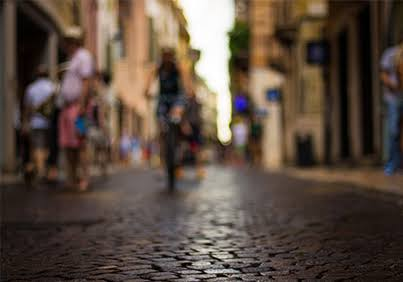
#> input picture 3.Hafta/input.jpg, 403 x 282 px, found by its file name
$ python task4_renk_uzaylari_donusum.py
#> lines starting #> are read from the running program, lines starting #| are printed output that depends on the picture
import cv2
import numpy as np

# 1. Resmi BMP olarak kaydet ve ac
img = cv2.imread("input.jpg")
#> img is the input picture: shape (282, 403, 3); mean B, G, R 63.9, 75.3, 90.4
cv2.imwrite("input_renkli.bmp", img)
bmp_img = cv2.imread("input_renkli.bmp")

# 2. HSV, YUV ve CIE Lab donusumleri
hsv = cv2.cvtColor(bmp_img, cv2.COLOR_BGR2HSV)
#> hsv: shape (282, 403, 3); mean H, S, V 25.7, 92.8, 91.3
yuv = cv2.cvtColor(bmp_img, cv2.COLOR_BGR2YUV)
#> yuv: shape (282, 403, 3); mean of channels 0, 1, 2 78.5, 121, 138.5
lab = cv2.cvtColor(bmp_img, cv2.COLOR_BGR2Lab)
#> lab: shape (282, 403, 3); mean of channels 0, 1, 2 82.2, 132.8, 136.9

# 3. HSI donusumu (Manuel formulle)
bgr = bmp_img.astype(np.float32) / 255.0
B, G, R = bgr[:, :, 0], bgr[:, :, 1], bgr[:, :, 2]
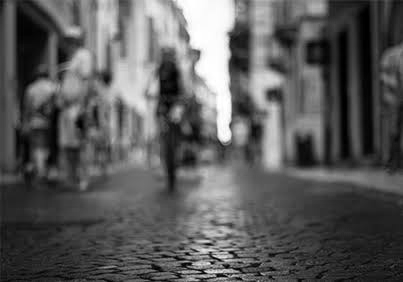
#> R: shape (282, 403) float32; min 0, max 1, mean 0.355

I = (R + G + B) / 3.0
minimum = np.minimum(np.minimum(R, G), B)
S = 1.0 - (3.0 / (R + G + B + 1e-6)) * minimum
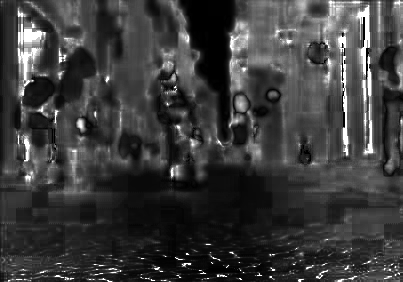
#> S: shape (282, 403) float32; min 2.38e-07, max 1, mean 0.235

pay = 0.5 * ((R - G) + (R - B))
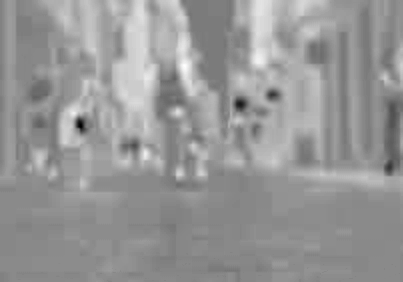
#> pay: shape (282, 403) float32; min -0.373, max 0.396, mean 0.0818; drawn with min black and max white
payda = np.sqrt((R - G) ** 2 + (R - B) * (G - B)) + 1e-6
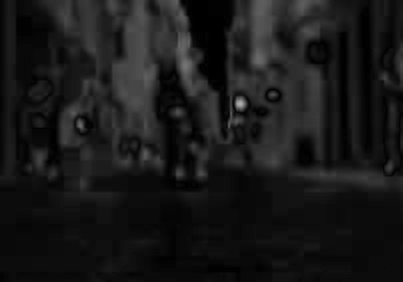
#> payda: shape (282, 403) float32; min 1e-06, max 0.692, mean 0.0988
theta = np.arccos(np.clip(pay / payda, -1.0, 1.0))
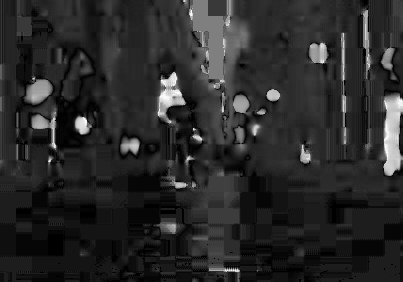
#> theta: shape (282, 403) float32; min 0.00261, max 3.14, mean 0.521; drawn with min black and max white
H = np.where(B <= G, theta, 2 * np.pi - theta)
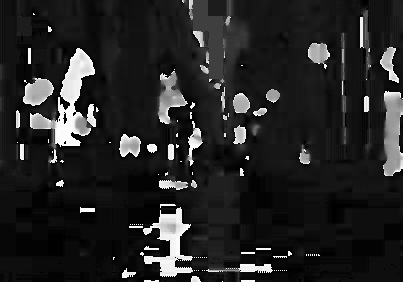
#> H: shape (282, 403) float32; min 0.00261, max 6.27, mean 0.917; drawn with min black and max white
H = H / (2 * np.pi)

hsi = (np.stack([H, S, I], axis=2) * 255).astype(np.uint8)
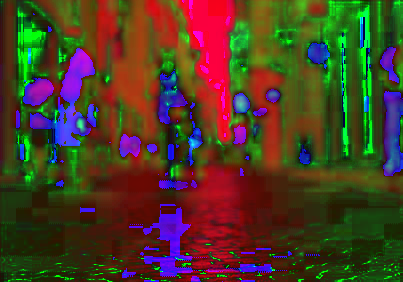
#> hsi: shape (282, 403, 3); mean of channels 0, 1, 2 36.7, 59.6, 76.2; drawn as B, G, R

# 4. Hepsini BMP olarak kaydet
cv2.imwrite("cikti_task4_hsv.bmp", hsv)
cv2.imwrite("cikti_task4_yuv.bmp", yuv)
cv2.imwrite("cikti_task4_lab.bmp", lab)
cv2.imwrite("cikti_task4_hsi.bmp", hsi)

print("Task 4 bitti: HSV, YUV, Lab ve HSI BMP dosyalari kaydedildi.")
